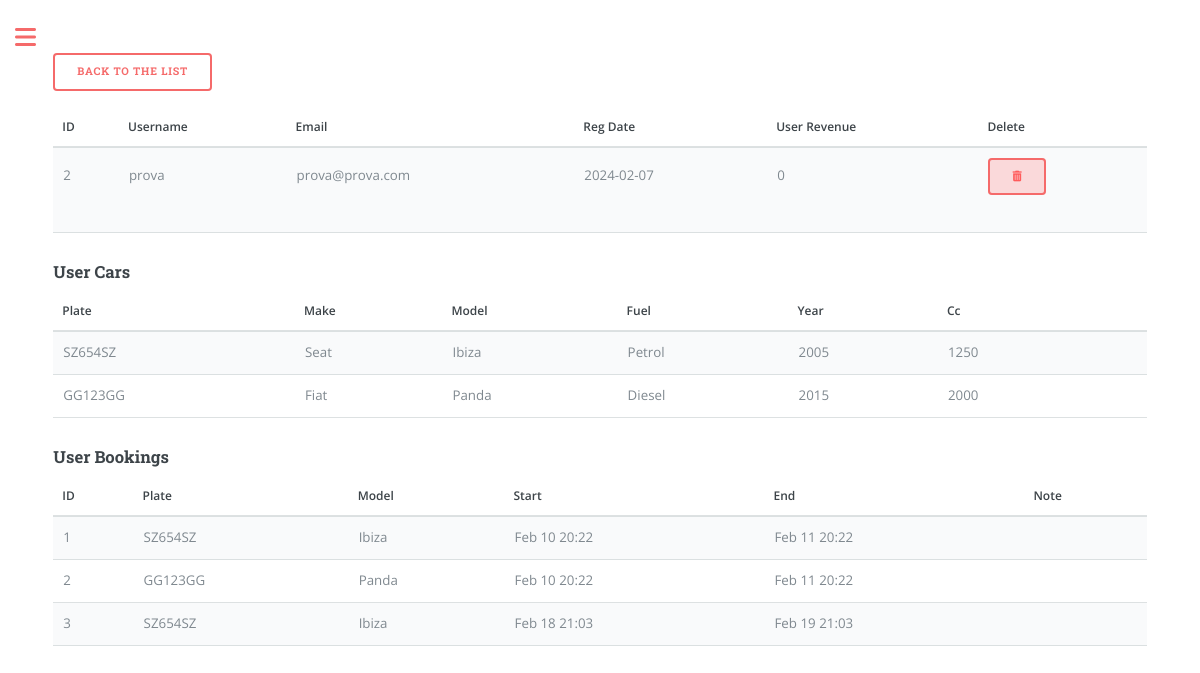
Before: /user/prova (signed in) with the older database file.
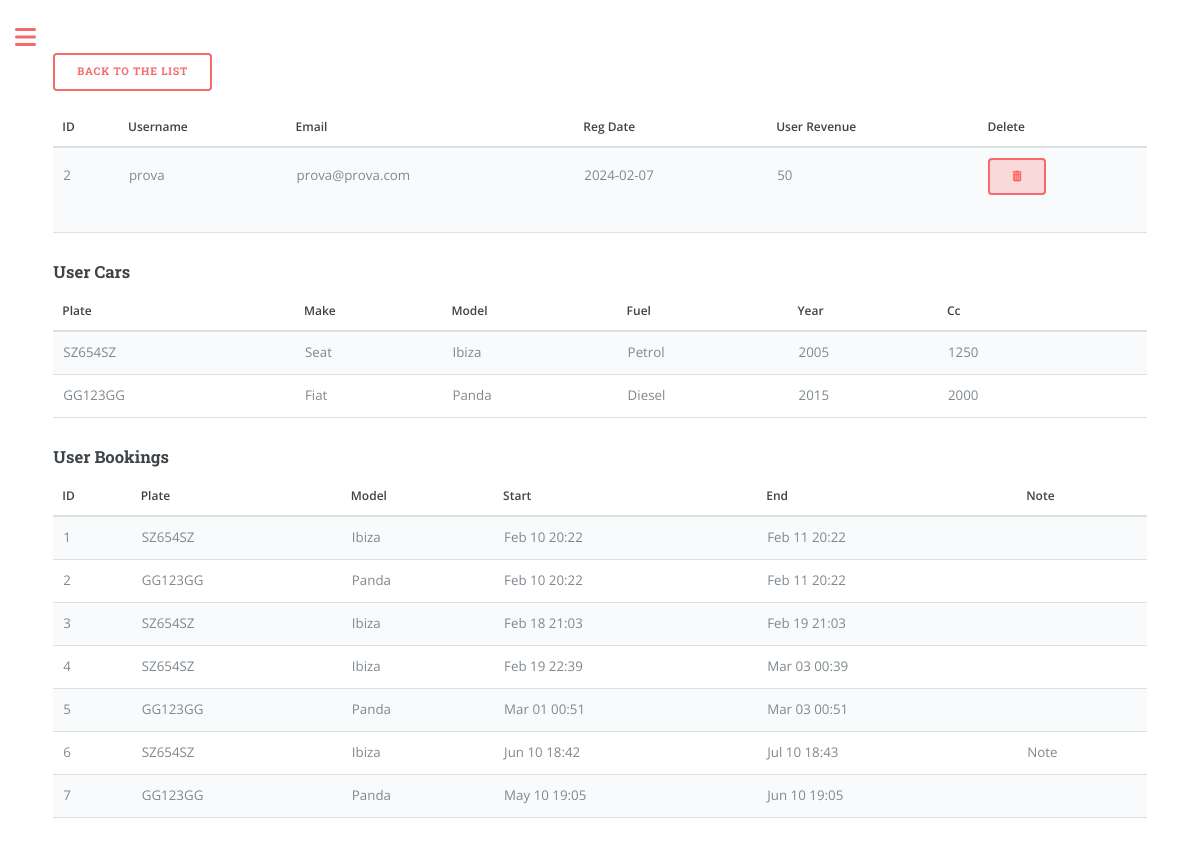
After: the same page with the newer database file.
### app/models.py (models this page shows, shortened)
class User(UserMixin, db.Model):
    id = db.Column(db.Integer, primary_key=True)
    registration_date = db.Column(db.DateTime, default=datetime.utcnow)
    username = db.Column(db.String(64), index=True, unique=True)
    email = db.Column(db.String(120), index=True, unique=True)
    password_hash = db.Column(db.String(128))
    garage = db.relationship('Car', backref='owner_garage', lazy='dynamic')
    groups = db.relationship('Groups', backref='owner_groups', lazy='dynamic')
    contacts = db.relationship('Contacts', backref='owner_contacts', lazy='dynamic')
    role = db.Column(db.String(20), default='user')
    currency = db.Column(db.String(1), default='€')
    measurement_unit = db.Column(db.String(5), default='Km')
    language = db.Column(db.String(2), default='en')
    def formatted_registration_date(self):
        if self.registration_date:
            return self.registration_date.strftime('%Y-%m-%d')
        elif self.registration_date == None:
            return None
        else:
            return "N/A"
    def user_revenue(self):
        total_revenue = 0
        for booking in Booking.query.filter_by(user_id=self.id).all():
            total_revenue += booking.money
        return total_revenue

class Booking(db.Model):
    id = db.Column(db.Integer, primary_key=True)
    start_datetime = db.Column(db.DateTime, nullable=False)
    end_datetime = db.Column(db.DateTime, nullable=False)
    car_plate = db.Column(db.String(8), db.ForeignKey('car.plate'), nullable=False)
    user_id = db.Column(db.Integer, db.ForeignKey('user.id'), nullable=False)
    note = db.Column(db.String(160))
    money = db.Column(db.Integer, default=0, index=True)
    km = db.Column(db.Integer, default=0, index=True) # Car's kilometres when booking
    car = db.relationship('Car', backref='bookings', lazy=True)
    contact_id = db.Column(db.Integer, db.ForeignKey('contacts.id', name='booking_contacts_id'), nullable=True)
    group_id = db.Column(db.Integer, db.ForeignKey('groups.id', name='booking_group'), nullable=True)
    group = db.relationship('Groups', back_populates='bookings', lazy=True)

class Car(db.Model):
    plate = db.Column(db.String(8), primary_key=True, index=True, unique=True)
    make = db.Column(db.String(15), index=True)
    model = db.Column(db.String(15), index=True)
    fuel = db.Column(db.String(8), index=True)
    year = db.Column(db.Integer, index=True)
    cc = db.Column(db.Integer, index=True)
    user_id = db.Column(db.Integer, db.ForeignKey('user.id'))
    days = db.Column(db.Integer, default=0, index=True)
    money = db.Column(db.Integer, default=0, index=True) # Referred as 'revenue'
    car_cost = db.Column(db.Integer, default=0, index=True)
    insurance_cost = db.Column(db.Float, default=0, index=True)
    insurance_expiry_date = db.Column(db.DateTime)
    mot_cost = db.Column(db.Float, default=0, index=True)
    mot_expiry_date = db.Column(db.DateTime)
    road_tax_cost = db.Column(db.Float, default=0, index=True)
    road_tax_expiry_date = db.Column(db.DateTime)
    renewal = db.relationship('Renewal', backref='car', lazy='dynamic')
    km = db.Column(db.Integer, default=0, index=True)

### app/routes.py (the view, shortened to what this page needs)
@app.route('/user/<username>', methods=['GET', 'POST'])
@login_required
def user(username):
    if current_user.username == 'admin' and current_user.role == 'admin':
        user = User.query.filter_by(username=username).one()
        cars = Car.query.filter_by(user_id=user.id)
        bookings = Booking.query.filter_by(user_id=user.id)
        return render_template('user.html', page='users_page', user=user, cars=cars, bookings=bookings)
    else:
        return render_template('404.html')

### app/models.py (called while the page is built)
@login.user_loader
def load_user(id):
    return User.query.get(int(id))

### app/templates/user.html (shortened to what this page needs)
{% if current_user.language == 'en' %}
    {% if current_user.language == 'en' %}
    {% extends "index.html" %}
{% else %}
    {% extends "index_" + current_user.language + ".html" %}
{% endif %}
{% else %}
    {% extends "index_" + current_user.language + ".html" %}
{% endif %}
{% block content %}
<form action="{{ url_for('users_list') }}" method="get">
    <button type="submit">Back to the list</button>
</form>
<table>
    <thead>
        <tr>
            <th>ID</th>
            <th>Username</th>
            <th>Email</th>
            <th>Reg Date</th>
            <th>User Revenue</th>
            <th>Delete</th>
        </tr>
    </thead>
    <tbody>
            <tr>
                <td>{{ user.id }}</td>
                <td>{{ user.username }}</td>
                <td>{{ user.email }}</td>
                <td>{{ user.formatted_registration_date() }}</td>
                <td>{{ user.user_revenue() }}</td>
                <td>
                    <form action="{{ url_for('user', username=user.username) }}" method="POST" onsubmit="return confirm('Are you sure you want to delete this account? All cars and bookings related to it will be deleted');">
                        <button type="submit" class="btn btn-danger btn-delete"><i class="fas fa-trash-alt"></i></button>
                    </form>
                </td>
            </tr>
    </tbody>
</table>
<h3>User Cars</h3>
<table class="table" id="carTable">
    <thead>
      <tr>
        <th>Plate</th>
        <th>Make</th>
        <th>Model</th>
        <th>Fuel</th>
        <th>Year</th>
        <th>Cc</th>
      </tr>
    </thead>
    <tbody>
      {% for car in cars %}
      <tr>
          <td te">{{ car.plate }}</td>
          <td e">{{ car.make }}</td>
          <td el">{{ car.model }}</td>
          <td l">{{ car.fuel }}</td>
          <td r">{{ car.year }}</td>
          <td >{{ car.cc }}</td>
        <td>
      </tr>
      {% endfor %}
  </tbody>
</table>
<h3>User Bookings</h3>
<table class="table" id="bookingTable">
    <thead>
      <tr>
        <th>ID</th>
        <th>Plate</th>
        <th>Model</th>
        <th>Start</th>
        <th>End</th>
        <th>Note</th>
      </tr>
    </thead>
    <tbody>
      {% for booking in bookings %}
      <tr>
          <td >{{ booking.id }}</td>
          <td>{{ booking.car.plate }}</td>
          <td>{{ booking.car.model }}</td>
          <td>{{ booking.start_datetime.strftime("%b %d %H:%M") }}</td>
          <td>{{ booking.end_datetime.strftime("%b %d %H:%M") }}</td>
          <td>
            {% if booking.note %}
            <span class="note-tooltip">
                Note
            </span>
        {% endif %}
          </td>
      </tr>
      {% endfor %}
  </tbody>
</table>
{% endblock %}

### app/templates/index.html (shortened to what this page needs)
<!DOCTYPE HTML>
<html>
	<head>
		<link rel="stylesheet" href="{{url_for('static', filename='css/main.css')}}"/>
		<link rel="stylesheet" href="{{url_for('static', filename='css/custom.css')}}"/>
		<link rel="stylesheet" href="https://cdnjs.cloudflare.com/ajax/libs/font-awesome/6.0.0-beta3/css/all.min.css">
	</head>
	<body class="is-preload">
			<div id="wrapper">
					<div id="main">
						<div class="inner">
								<section id="banner">
									<div class="content">
										{% block content %} {% endblock %}
								</section>
						</div>
					</div>
			</div>
	</body>
</html>

### app/static/css/main.css (style rules this page uses)
html, body, div, span, applet, object, iframe, h1, h2, h3, h4, h5, h6, p, blockquote, pre, a, abbr, acronym, address, big, cite, code, del, dfn, em, img, ins, kbd, q, s, samp, small, strike, strong, sub, sup, tt, var, b, u, i, center, dl, dt, dd, ol, ul, li, fieldset, form, label, legend, table, caption, tbody, tfoot, thead, tr, th, td, article, aside, canvas, details, embed, figure, figcaption, footer, header, hgroup, menu, nav, output, ruby, section, summary, time, mark, audio, video { margin: 0; padding: 0; border: 0; font-size: 100%; font: inherit; vertical-align: baseline; }
article, aside, details, figcaption, figure, footer, header, hgroup, menu, nav, section { display: block; }
body { line-height: 1; }
table { border-collapse: collapse; border-spacing: 0; }
body { -webkit-text-size-adjust: none; }
body { -ms-overflow-style: scrollbar; }
html { box-sizing: border-box; }
*, *:before, *:after { box-sizing: inherit; }
body { background: #ffffff; }
body, input, select, textarea { color: #7f888f; font-family: "Open Sans", sans-serif; font-size: 13pt; font-weight: 400; line-height: 1.65; }
@media screen and (max-width: 1680px) { body, input, select, textarea { font-size: 11pt; } }
@media screen and (max-width: 1280px) { body, input, select, textarea { font-size: 10pt; } }
em, i { font-style: italic; }
h1, h2, h3, h4, h5, h6 { color: #3d4449; font-family: "Roboto Slab", serif; font-weight: 700; line-height: 1.5; margin: 0 0 1em 0; }
h3 { font-size: 1.25em; }
form { margin: 0 0 2em 0; }
table { margin: 0 0 2em 0; width: 100%; }
table tbody tr { border: solid 1px rgba(210, 215, 217, 0.75); border-left: 0; border-right: 0; }
table tbody tr:nth-child(2n + 1) { background-color: rgba(230, 235, 237, 0.25); }
table td { padding: 0.75em 0.75em; }
table th { color: #3d4449; font-size: 0.9em; font-weight: 600; padding: 0 0.75em 0.75em 0.75em; text-align: left; }
table thead { border-bottom: solid 2px rgba(210, 215, 217, 0.75); }
input[type="submit"], input[type="reset"], input[type="button"], button, .button { -moz-appearance: none; -webkit-appearance: none; -ms-appearance: none; appearance: none; -moz-transition: background-color 0.2s ease-in-out, color 0.2s ease-in-out; -webkit-transition: background-color 0.2s ease-in-out, color 0.2s ease-in-out; -ms-transition: background-color 0.2s ease-in-out, color 0.2s ease-in-out; transition: background-color 0.2s ease-in-out, color 0.2s ease-in-out; background-color: transparent; border-radius: 0.375em; border: 0; box-shadow: inset 0 0 0 2px #f56a6a; color: #f56a6a !important; cursor: pointer; display: inline-block; font-family: "Roboto Slab", serif; font-size: 0.8em; font-weight: 700; height: 3.5em; letter-spacing: 0.075em; line-height: 3.5em; padding: 0 2.25em; text-align: center; text-decoration: none; text-transform: uppercase; white-space: nowrap; }
#wrapper { display: -moz-flex; display: -webkit-flex; display: -ms-flex; display: flex; -moz-flex-direction: row-reverse; -webkit-flex-direction: row-reverse; -ms-flex-direction: row-reverse; flex-direction: row-reverse; min-height: 100vh; }
#main { -moz-flex-grow: 1; -webkit-flex-grow: 1; -ms-flex-grow: 1; flex-grow: 1; -moz-flex-shrink: 1; -webkit-flex-shrink: 1; -ms-flex-shrink: 1; flex-shrink: 1; width: 100%; }
#main > .inner { padding: 0 6em 0.1em 6em ; margin: 0 auto; max-width: 110em; }
#main > .inner > section { padding: 6em 0 4em 0 ; border-top: solid 2px rgba(210, 215, 217, 0.75); }
#main > .inner > section:first-of-type { border-top: 0 !important; }
@media screen and (max-width: 1680px) { #main > .inner { padding: 0 5em 0.1em 5em ; } }
@media screen and (max-width: 1680px) { #main > .inner > section { padding: 5em 0 3em 0 ; } }
@media screen and (max-width: 1280px) { #main > .inner { padding: 0 4em 0.1em 4em ; } }
@media screen and (max-width: 1280px) { #main > .inner > section { padding: 4em 0 2em 0 ; } }
#banner { padding: 6em 0 4em 0 ; display: -moz-flex; display: -webkit-flex; display: -ms-flex; display: flex; }
#banner .content { -moz-flex-grow: 1; -webkit-flex-grow: 1; -ms-flex-grow: 1; flex-grow: 1; -moz-flex-shrink: 1; -webkit-flex-shrink: 1; -ms-flex-shrink: 1; flex-shrink: 1; width: 50%; }
.note-tooltip { position: relative; display: inline-block; cursor: pointer; }
.btn-delete { background-color: rgba(255, 86, 86, 0.2); color: #ff5b5b !important; }

Changed rows visible on the page:
computed for Booking id 1: user_revenue "0" → "50"
added Booking: id "4", car.plate "SZ654SZ", car.model "Ibiza", start_datetime "Feb 19 22:39", end_datetime "Mar 03 00:39"
added Booking: id "5", car.plate "GG123GG", car.model "Panda", start_datetime "Mar 01 00:51", end_datetime "Mar 03 00:51"
added Booking: id "6", car.plate "SZ654SZ", car.model "Ibiza", start_datetime "Jun 10 18:42", end_datetime "Jul 10 18:43"
added Booking: id "7", car.plate "GG123GG", car.model "Panda", start_datetime "May 10 19:05", end_datetime "Jun 10 19:05"
